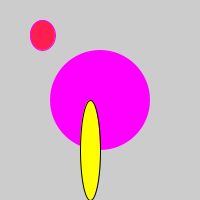
Frame 1 (no input)
Frame 60 (the mouse pressed at the canvas centre just before this capture): identical to frame 1, image omitted
Frame 120 (the mouse held since frame 60 and released just before this capture): identical to frame 1, image omitted

The Processing sketch that drew this single still picture (run headless with seeded random() and noise(); from frame 60 on, the mouse is pressed at the canvas centre):

// Processing sketch: sketch_2f
// ── sketch_2f.pde
void setup() {  
  size(200,200);
  ellipseMode(CORNER);

  noStroke();
  fill(255,0,255);
  ellipse(50,50,100,100); // make an ellipse

  stroke(0, 0, 0);
  fill(255,255,0);
  ellipse(80, 100, 20,100); // make an ellipse

  stroke(255, 0, 255);
  fill(255,30,80);
  ellipse(30,20,25,30); // make an ellipse
}
 
void draw() {
}
